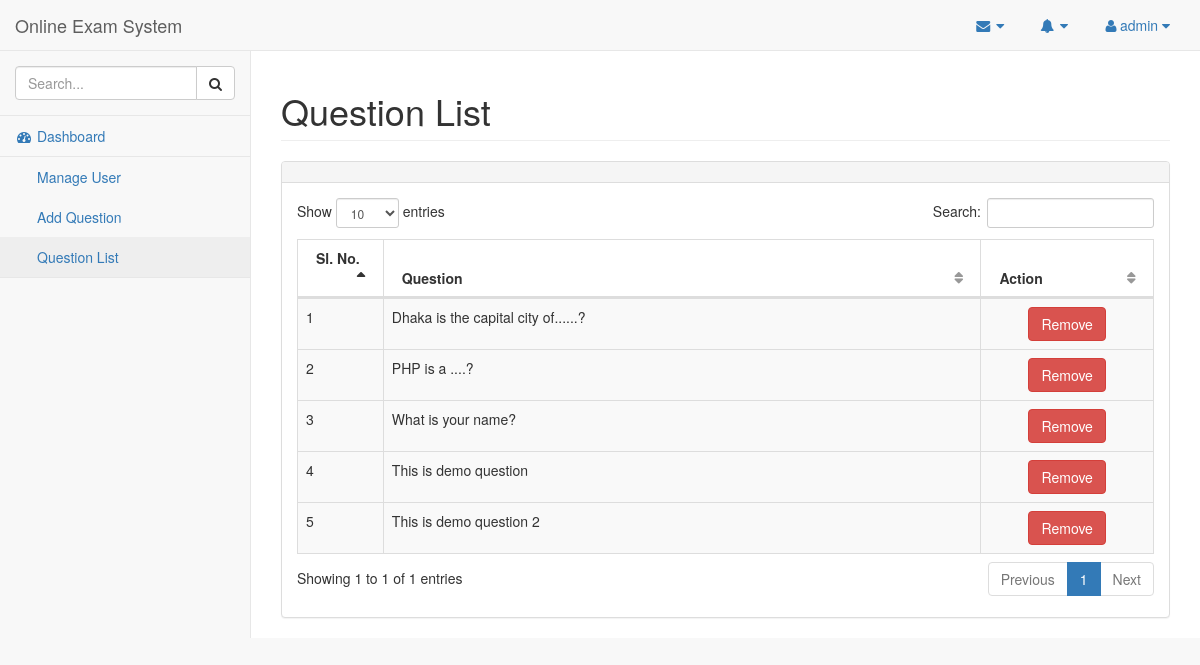
Screenshot of /admin/ques-list.php (signed in) with the database file from the repository.
### tables this page shows
CREATE TABLE `tbl_question` (
  `quesId` int(11) NOT NULL,
  `quesNo` int(11) NOT NULL,
  `question` text NOT NULL
);

### lib/Database.php (called while the page is built, shortened)
<?php
Class Database{
	public $host   = DB_HOST;
	public $user   = DB_USER;
	public $pass   = DB_PASS;
	public $dbname = DB_NAME;
	public $link;
	private function connectDB(){
	$this->link = new mysqli($this->host, $this->user, $this->pass, $this->dbname);
 }
	public function select($query){
		$result = $this->link->query($query) or die($this->link->error.__LINE__);
		if($result->num_rows > 0){
			return $result;
		} else {
			return false;
		}
	}
}

### classes/Exam.php (called while the page is built, shortened)
<?php
	include_once '../lib/Database.php';
	class Exam {
		private $db;
		public function __construct() {
			$this->db = new Database();
		}
		public function getAllQues() {
			$query = "SELECT * FROM tbl_question ORDER BY quesNo ASC";
			$result = $this->db->select($query);
			return $result;
		}
	}
 ?>

### admin/ques-list.php (the view, shortened to what this page needs)
<?php
	include_once 'inc/header.php';
	include_once '../classes/Exam.php';
	$exam = new Exam();
?>
<div id="page-wrapper">
	<div class="row">
		<div class="col-lg-12">
			<h1 class="page-header">Question List</h1>
		</div>
	</div>
	<div class="row">
	    <div class="col-lg-12">
	        <div class="panel panel-default">
	        	<div class="panel-heading">
	        	</div>
	            <div class="panel-body">
	                <table width="100%" class="table table-striped table-bordered table-hover" id="dataTables-example">
	                    <thead>
	                        <tr>
	                            <th width="10%">Sl. No.</th>
	                            <th width="70%">Question</th>
	                            <th width="20%">Action</th>
	                        </tr>
	                    </thead>
				<?php
					$getQues = $exam->getAllQues();
					if ($getQues) {
						$i=0;
						while ($result = $getQues->fetch_assoc()) {
							$i++;
				 ?>
	                    <tbody>
	                        <tr class="odd gradeX">
	                            <td><?php echo $i; ?></td>
	                            <td><?php echo $result['question']; ?></td>
	                            <td class="text-center">
	                            	<a class="btn btn-danger" onclick="return confirm('Are you sure to Remove?');" href="?del=<?php echo $result['quesNo']; ?>">Remove</a>
	                            </td>
	                        </tr>
	                    </tbody>
	            <?php } } ?>
	                </table>
	            </div>
	        </div>
	    </div>
	</div>
</div>
</div>
<?php include 'inc/footer.php'; ?>

### rows the page displays
tbl_question: question "Dhaka is the capital city of......?"
tbl_question: question "PHP is a ....?"
tbl_question: question "What is your name?"
tbl_question: question "This is demo question"
tbl_question: question "This is demo question 2"

### other values shown
$_SESSION['adminUserName'] "admin"
